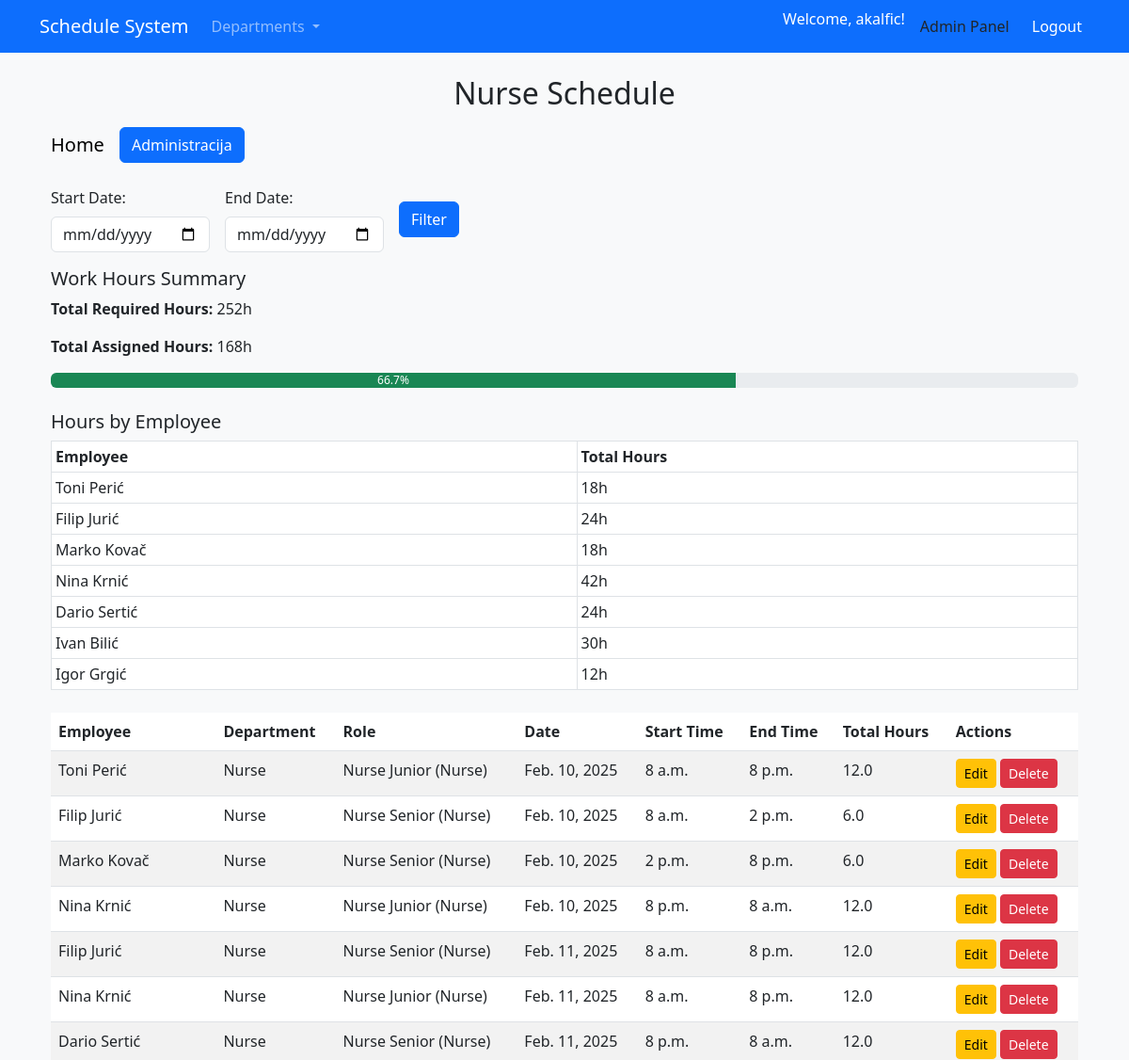
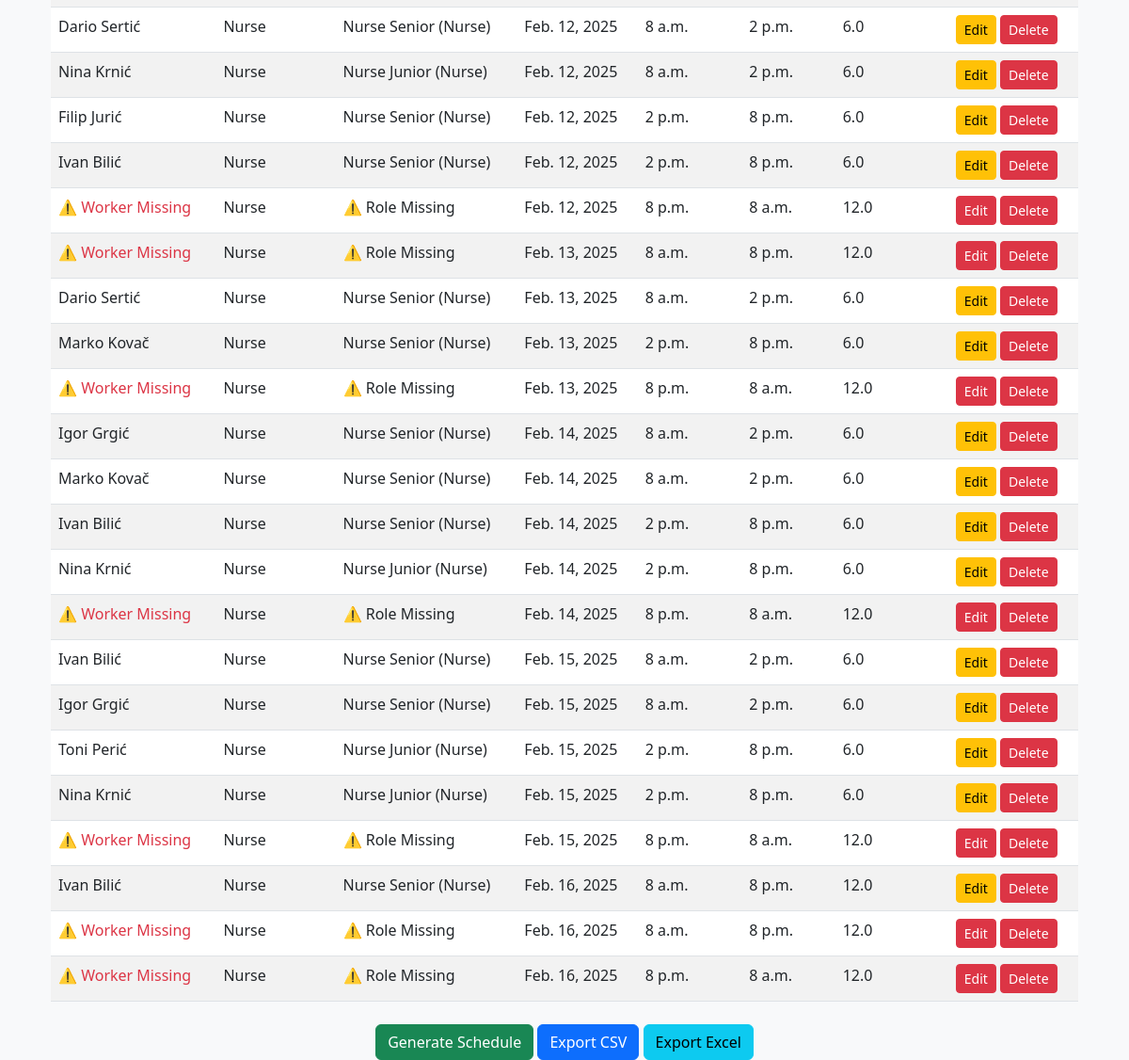
The page /nurse/schedule/ (signed in) on the database its author committed (2 pictures, top to bottom).
### nurse/models.py (models this page shows, shortened)
class Shift(models.Model):
    employee = models.ForeignKey(Employee, on_delete=models.CASCADE, null=True, blank=True)
    department = models.ForeignKey(Department, on_delete=models.CASCADE)
    role = models.ForeignKey(Role, on_delete=models.CASCADE, null=True, blank=True)
    date = models.DateField()
    start_time = models.TimeField()
    end_time = models.TimeField()
    def calculate_total_hours(self):
        start_seconds = self.start_time.hour * 3600 + self.start_time.minute * 60
        end_seconds = self.end_time.hour * 3600 + self.end_time.minute * 60
        if end_seconds < start_seconds:
            total_seconds = (24 * 3600 - start_seconds) + end_seconds
        else:
            total_seconds = end_seconds - start_seconds
        return round(total_seconds / 3600, 2)

class Employee(models.Model):
    first_name = models.CharField(max_length=100)
    last_name = models.CharField(max_length=100)
    departments = models.ManyToManyField(Department)
    roles = models.ManyToManyField(Role)
    max_weekly_hours = models.PositiveIntegerField()
    max_daily_hours = models.PositiveIntegerField()
    available_days = models.ManyToManyField('Day', blank=True)
    can_work_shifts = models.ManyToManyField(ShiftType, blank=True)
    priority = models.IntegerField(default=1)
    def get_total_hours_last_week(self):
        """Izračunava koliko je sati radnik odradio u zadnjih 7 dana."""
        Shift = apps.get_model('nurse', 'Shift')  # Dinamički uvoz Shift modela
        last_week_shifts = Shift.objects.filter(employee=self, date__gte=now().date() - timedelta(days=7))
        total_hours = sum(shift.calculate_total_hours() for shift in last_week_shifts)
        return max(total_hours, 0.0)
    get_total_hours_last_week.short_description = "Total Hours Last 7 Days"

class Department(models.Model):
    name = models.CharField(max_length=100, unique=True)
    def __str__(self):
        return self.name

class Role(models.Model):
    name = models.CharField(max_length=100, unique=True)
    department = models.ForeignKey(Department, on_delete=models.CASCADE)
    def __str__(self):
        return f"{self.name} ({self.department.name})"

### nurse/views.py (the view)
# urls.py: path('schedule/', nurse_schedule, name='nurse_schedule'),
@login_required
def nurse_schedule(request):
    start_date = request.GET.get('start_date')
    end_date = request.GET.get('end_date')
    shifts = Shift.objects.all().order_by("date", "start_time")
    shift_requirements = ShiftRequirement.objects.all()
    if start_date and end_date:
        shifts = shifts.filter(date__range=[start_date, end_date])
        shift_requirements = shift_requirements.filter(date__range=[start_date, end_date])
    employees = Employee.objects.all()
    total_assigned_hours = 0
    employee_hours = {}
    for shift in shifts:
        if shift.employee:
            start_time = shift.start_time
            end_time = shift.end_time
            if end_time <= start_time:  # Ako prelazi preko ponoći
                shift_hours = (24 - start_time.hour) + end_time.hour
            else:
                shift_hours = end_time.hour - start_time.hour
            total_assigned_hours += shift_hours
            full_name = f"{shift.employee.first_name} {shift.employee.last_name}"
            employee_hours[full_name] = employee_hours.get(full_name, 0) + shift_hours
    total_required_hours = sum(req.required_hours for req in shift_requirements)
    percent_filled = (total_assigned_hours / total_required_hours) * 100 if total_required_hours else 0
    context = {
        "shifts": shifts,
        "employees": employees,
        "total_assigned_hours": total_assigned_hours,
        "total_required_hours": total_required_hours,
        "percent_filled": percent_filled,
        "employee_hours": employee_hours,
        "start_date": start_date,
        "end_date": end_date,
    }
    return render(request, "nurse/schedule.html", context)

### nurse/templates/nurse/schedule.html (shortened to what this page needs)
{% extends "core/base.html" %}
{% block content %}
<div class="container mt-4">
    <h2 class="text-center">Nurse Schedule</h2>
    <nav class="navbar navbar-expand-lg navbar-light bg-light mb-3">
        <a class="navbar-brand" href="{% url 'home' %}">Home</a>
        <div class="ml-auto">
            <a class="btn btn-primary" href="{% url 'admin:index' %}">Administracija</a>
        </div>
    </nav>
    <div class="mb-3">
        <form id="dateRangeForm" class="row g-3 align-items-center">
            <div class="col-auto">
                <label for="startDate" class="form-label">Start Date:</label>
                <input type="date" class="form-control" id="startDate" name="start_date" value="{{ start_date }}">
            </div>
            <div class="col-auto">
                <label for="endDate" class="form-label">End Date:</label>
                <input type="date" class="form-control" id="endDate" name="end_date" value="{{ end_date }}">
            </div>
            <div class="col-auto">
                <button type="submit" class="btn btn-primary">Filter</button>
            </div>
        </form>
    </div>
    <div class="mb-4">
        <h5>Work Hours Summary</h5>
        <p><strong>Total Required Hours:</strong> {{ total_required_hours }}h</p>
        <p><strong>Total Assigned Hours:</strong> {{ total_assigned_hours }}h</p>
        <div class="progress">
            <div class="progress-bar bg-success" role="progressbar"
                style="width: {{ percent_filled }}%;"
                aria-valuenow="{{ percent_filled }}"
                aria-valuemin="0"
                aria-valuemax="100">
                {{ percent_filled|floatformat:1 }}%
            </div>
        </div>
    </div>
    <div class="mb-4">
        <h5>Hours by Employee</h5>
        <table class="table table-sm table-bordered">
            <thead>
                <tr>
                    <th>Employee</th>
                    <th>Total Hours</th>
                </tr>
            </thead>
            <tbody>
                {% for employee, hours in employee_hours.items %}
                <tr>
                    <td>{{ employee }}</td>
                    <td>{{ hours }}h</td>
                </tr>
                {% endfor %}
            </tbody>
        </table>
    </div>
    <table class="table table-striped">
        <thead>
            <tr>
                <th>Employee</th>
                <th>Department</th>
                <th>Role</th>
                <th>Date</th>
                <th>Start Time</th>
                <th>End Time</th>
                <th>Total Hours</th>
                <th>Actions</th>
            </tr>
        </thead>
        <tbody>
            {% for shift in shifts %}
            <tr id="shift-{{ shift.id }}">
                <td>
                    {% if shift.employee %}
                        {{ shift.employee.first_name }} {{ shift.employee.last_name }}
                    {% else %}
                        <span class="text-danger">⚠️ Worker Missing</span>
                    {% endif %}
                </td>
                <td>{{ shift.department }}</td>
                <td>{{ shift.role|default:"⚠️ Role Missing" }}</td>
                <td>{{ shift.date }}</td>
                <td>{{ shift.start_time }}</td>
                <td>{{ shift.end_time }}</td>
                <td>{{ shift.calculate_total_hours }}</td>
                <td>
                    <button class="btn {% if shift.employee is None %}btn-danger{% else %}btn-warning{% endif %} btn-sm edit-shift"
                            data-shift-id="{{ shift.id }}"
                            data-employee="{{ shift.employee.id|default:'' }}"
                            data-department="{{ shift.department.id }}"
                            data-role="{{ shift.role.id|default:'' }}"
                            data-date="{{ shift.date }}"
                            data-start="{{ shift.start_time }}"
                            data-end="{{ shift.end_time }}">
                        Edit
                    </button>
                    <button class="btn btn-danger btn-sm delete-shift" data-shift-id="{{ shift.id }}">Delete</button>
                </td>
            </tr>
            {% endfor %}
        </tbody>
    </table>
    <div class="text-center mt-4">
        <button id="generateSchedule" class="btn btn-success">Generate Schedule</button>
        <a href="{% url 'export_schedule_csv' %}" class="btn btn-primary">Export CSV</a>
        <a href="{% url 'export_schedule_excel' %}" class="btn btn-info">Export Excel</a>
    </div>
</div>
{% endblock %}

### core/templates/core/base.html (shortened to what this page needs)
<!DOCTYPE html>
<html lang="en">
<head>
    <link href="https://cdn.jsdelivr.net/npm/bootstrap@5.3.0/dist/css/bootstrap.min.css" rel="stylesheet">
</head>
<body class="bg-light">
    <nav class="navbar navbar-expand-lg navbar-dark bg-primary">
        <div class="container">
            <a class="navbar-brand" href="{% url 'home' %}">Schedule System</a>
            <div class="collapse navbar-collapse" id="navbarNav">
                <ul class="navbar-nav me-auto">
                    <li class="nav-item dropdown">
                        <a class="nav-link dropdown-toggle" href="#" id="departmentsDropdown" role="button" data-bs-toggle="dropdown">
                            Departments
                        </a>
                    </li>
                </ul>
                <ul class="navbar-nav ms-auto">
                    {% if user.is_authenticated %}
                        <li class="nav-item me-2">
                            <span class="navbar-text text-white">Welcome, {{ user.username }}!</span>
                        </li>
                        <li class="nav-item">
                            <a class="nav-link btn btn-light text-dark me-2" href="{% url 'admin:index' %}">Admin Panel</a>
                        </li>
                        <li class="nav-item">
                            <form id="logoutForm" method="post" action="{% url 'logout' %}">
                                <button type="submit" class="nav-link btn btn-danger text-white">Logout</button>
                            </form>
                        </li>
                    {% else %}
                        <li class="nav-item">
                            <a class="nav-link btn btn-success text-white" href="{% url 'login' %}">Login</a>
                        </li>
                    {% endif %}
                </ul>
            </div>
        </div>
    </nav>
    <div class="container mt-4">
        {% block content %}
        {% endblock %}
    </div>
</body>
</html>

### rows shown on the page
Shift: employee.first_name "Toni", employee.last_name "Perić", department "Nurse", role "Nurse Junior (Nurse)", date "Feb. 10, 2025", start_time "8 a.m.", end_time "8 p.m.", calculate_total_hours "12.0"
Shift: employee.first_name "Filip", employee.last_name "Jurić", department "Nurse", role "Nurse Senior (Nurse)", date "Feb. 10, 2025", start_time "8 a.m.", end_time "2 p.m.", calculate_total_hours "6.0"
Shift: employee.first_name "Marko", employee.last_name "Kovač", department "Nurse", role "Nurse Senior (Nurse)", date "Feb. 10, 2025", start_time "2 p.m.", end_time "8 p.m.", calculate_total_hours "6.0"
Shift: employee.first_name "Nina", employee.last_name "Krnić", department "Nurse", role "Nurse Junior (Nurse)", date "Feb. 10, 2025", start_time "8 p.m.", end_time "8 a.m.", calculate_total_hours "12.0"
Shift: employee.first_name "Filip", employee.last_name "Jurić", department "Nurse", role "Nurse Senior (Nurse)", date "Feb. 11, 2025", start_time "8 a.m.", end_time "8 p.m.", calculate_total_hours "12.0"
Shift: employee.first_name "Nina", employee.last_name "Krnić", department "Nurse", role "Nurse Junior (Nurse)", date "Feb. 11, 2025", start_time "8 a.m.", end_time "8 p.m.", calculate_total_hours "12.0"
Shift: employee.first_name "Dario", employee.last_name "Sertić", department "Nurse", role "Nurse Senior (Nurse)", date "Feb. 11, 2025", start_time "8 p.m.", end_time "8 a.m.", calculate_total_hours "12.0"
Shift: employee.first_name "Dario", employee.last_name "Sertić", department "Nurse", role "Nurse Senior (Nurse)", date "Feb. 12, 2025", start_time "8 a.m.", end_time "2 p.m.", calculate_total_hours "6.0"
Shift: employee.first_name "Nina", employee.last_name "Krnić", department "Nurse", role "Nurse Junior (Nurse)", date "Feb. 12, 2025", start_time "8 a.m.", end_time "2 p.m.", calculate_total_hours "6.0"
Shift: employee.first_name "Filip", employee.last_name "Jurić", department "Nurse", role "Nurse Senior (Nurse)", date "Feb. 12, 2025", start_time "2 p.m.", end_time "8 p.m.", calculate_total_hours "6.0"
Shift: employee.first_name "Ivan", employee.last_name "Bilić", department "Nurse", role "Nurse Senior (Nurse)", date "Feb. 12, 2025", start_time "2 p.m.", end_time "8 p.m.", calculate_total_hours "6.0"
Shift: shows "⚠️ Worker Missing", department "Nurse", role "⚠️ Role Missing", date "Feb. 12, 2025", start_time "8 p.m.", end_time "8 a.m.", calculate_total_hours "12.0"
Shift: shows "⚠️ Worker Missing", department "Nurse", role "⚠️ Role Missing", date "Feb. 13, 2025", start_time "8 a.m.", end_time "8 p.m.", calculate_total_hours "12.0"
Shift: employee.first_name "Dario", employee.last_name "Sertić", department "Nurse", role "Nurse Senior (Nurse)", date "Feb. 13, 2025", start_time "8 a.m.", end_time "2 p.m.", calculate_total_hours "6.0"
Shift: employee.first_name "Marko", employee.last_name "Kovač", department "Nurse", role "Nurse Senior (Nurse)", date "Feb. 13, 2025", start_time "2 p.m.", end_time "8 p.m.", calculate_total_hours "6.0"
Shift: shows "⚠️ Worker Missing", department "Nurse", role "⚠️ Role Missing", date "Feb. 13, 2025", start_time "8 p.m.", end_time "8 a.m.", calculate_total_hours "12.0"
Shift: employee.first_name "Igor", employee.last_name "Grgić", department "Nurse", role "Nurse Senior (Nurse)", date "Feb. 14, 2025", start_time "8 a.m.", end_time "2 p.m.", calculate_total_hours "6.0"
Shift: employee.first_name "Marko", employee.last_name "Kovač", department "Nurse", role "Nurse Senior (Nurse)", date "Feb. 14, 2025", start_time "8 a.m.", end_time "2 p.m.", calculate_total_hours "6.0"
Shift: employee.first_name "Ivan", employee.last_name "Bilić", department "Nurse", role "Nurse Senior (Nurse)", date "Feb. 14, 2025", start_time "2 p.m.", end_time "8 p.m.", calculate_total_hours "6.0"
Shift: employee.first_name "Nina", employee.last_name "Krnić", department "Nurse", role "Nurse Junior (Nurse)", date "Feb. 14, 2025", start_time "2 p.m.", end_time "8 p.m.", calculate_total_hours "6.0"
Shift: shows "⚠️ Worker Missing", department "Nurse", role "⚠️ Role Missing", date "Feb. 14, 2025", start_time "8 p.m.", end_time "8 a.m.", calculate_total_hours "12.0"
Shift: employee.first_name "Ivan", employee.last_name "Bilić", department "Nurse", role "Nurse Senior (Nurse)", date "Feb. 15, 2025", start_time "8 a.m.", end_time "2 p.m.", calculate_total_hours "6.0"
Shift: employee.first_name "Igor", employee.last_name "Grgić", department "Nurse", role "Nurse Senior (Nurse)", date "Feb. 15, 2025", start_time "8 a.m.", end_time "2 p.m.", calculate_total_hours "6.0"
Shift: employee.first_name "Toni", employee.last_name "Perić", department "Nurse", role "Nurse Junior (Nurse)", date "Feb. 15, 2025", start_time "2 p.m.", end_time "8 p.m.", calculate_total_hours "6.0"
Shift: employee.first_name "Nina", employee.last_name "Krnić", department "Nurse", role "Nurse Junior (Nurse)", date "Feb. 15, 2025", start_time "2 p.m.", end_time "8 p.m.", calculate_total_hours "6.0"
Shift: shows "⚠️ Worker Missing", department "Nurse", role "⚠️ Role Missing", date "Feb. 15, 2025", start_time "8 p.m.", end_time "8 a.m.", calculate_total_hours "12.0"
Shift: employee.first_name "Ivan", employee.last_name "Bilić", department "Nurse", role "Nurse Senior (Nurse)", date "Feb. 16, 2025", start_time "8 a.m.", end_time "8 p.m.", calculate_total_hours "12.0"
Shift: shows "⚠️ Worker Missing", department "Nurse", role "⚠️ Role Missing", date "Feb. 16, 2025", start_time "8 a.m.", end_time "8 p.m.", calculate_total_hours "12.0"
Shift: shows "⚠️ Worker Missing", department "Nurse", role "⚠️ Role Missing", date "Feb. 16, 2025", start_time "8 p.m.", end_time "8 a.m.", calculate_total_hours "12.0"

### other values the page prints
{{ user.username }} "akalfic"
{{ total_required_hours }} "252"
{{ total_assigned_hours }} "168"
{{ percent_filled|floatformat:1 }} "66.7"
{{ employee }} "Toni Perić" "Filip Jurić" "Marko Kovač" "Nina Krnić" "Dario Sertić" "Ivan Bilić" "Igor Grgić"
{{ hours }} "18" "24" "18" "42" "24" "30" "12"
